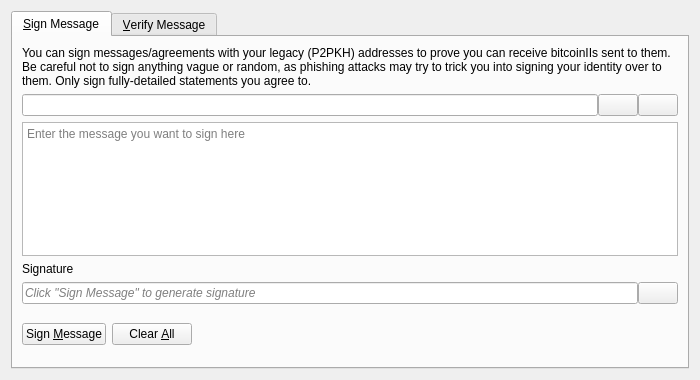
<?xml version="1.0" encoding="UTF-8"?>
<ui version="4.0">
 <class>SignVerifyMessageDialog</class>
 <widget class="QDialog" name="SignVerifyMessageDialog">
  <property name="geometry">
   <rect>
    <x>0</x>
    <y>0</y>
    <width>700</width>
    <height>380</height>
   </rect>
  </property>
  <property name="windowTitle">
   <string>Signatures - Sign / Verify a Message</string>
  </property>
  <property name="modal">
   <bool>true</bool>
  </property>
  <layout class="QVBoxLayout" name="verticalLayout">
   <item>
    <widget class="QTabWidget" name="tabWidget">
     <property name="currentIndex">
      <number>0</number>
     </property>
     <widget class="QWidget" name="tabSignMessage">
      <attribute name="title">
       <string>&amp;Sign Message</string>
      </attribute>
      <layout class="QVBoxLayout" name="verticalLayout_SM">
       <item>
        <widget class="QLabel" name="infoLabel_SM">
         <property name="text">
          <string>You can sign messages/agreements with your legacy (P2PKH) addresses to prove you can receive bitcoinIIs sent to them. Be careful not to sign anything vague or random, as phishing attacks may try to trick you into signing your identity over to them. Only sign fully-detailed statements you agree to.</string>
         </property>
         <property name="textFormat">
          <enum>Qt::PlainText</enum>
         </property>
         <property name="wordWrap">
          <bool>true</bool>
         </property>
        </widget>
       </item>
       <item>
        <layout class="QHBoxLayout" name="horizontalLayout_1_SM">
         <property name="spacing">
          <number>0</number>
         </property>
         <item>
          <widget class="QValidatedLineEdit" name="addressIn_SM">
           <property name="toolTip">
            <string>The BitcoinII address to sign the message with</string>
           </property>
          </widget>
         </item>
         <item>
          <widget class="QPushButton" name="addressBookButton_SM">
           <property name="toolTip">
            <string>Choose previously used address</string>
           </property>
           <property name="text">
            <string/>
           </property>
           <property name="icon">
            <iconset resource="../bitcoinII.qrc">
             <normaloff>:/icons/address-book</normaloff>:/icons/address-book</iconset>
           </property>
           <property name="shortcut">
            <string>Alt+A</string>
           </property>
           <property name="autoDefault">
            <bool>false</bool>
           </property>
          </widget>
         </item>
         <item>
          <widget class="QPushButton" name="pasteButton_SM">
           <property name="toolTip">
            <string>Paste address from clipboard</string>
           </property>
           <property name="text">
            <string/>
           </property>
           <property name="icon">
            <iconset resource="../bitcoinII.qrc">
             <normaloff>:/icons/editpaste</normaloff>:/icons/editpaste</iconset>
           </property>
           <property name="shortcut">
            <string>Alt+P</string>
           </property>
           <property name="autoDefault">
            <bool>false</bool>
           </property>
          </widget>
         </item>
        </layout>
       </item>
       <item>
        <widget class="QPlainTextEdit" name="messageIn_SM">
         <property name="toolTip">
          <string>Enter the message you want to sign here</string>
         </property>
         <property name="placeholderText">
          <string>Enter the message you want to sign here</string>
         </property>
        </widget>
       </item>
       <item>
        <widget class="QLabel" name="signatureLabel_SM">
         <property name="text">
          <string>Signature</string>
         </property>
         <property name="textFormat">
          <enum>Qt::PlainText</enum>
         </property>
        </widget>
       </item>
       <item>
        <layout class="QHBoxLayout" name="horizontalLayout_2_SM">
         <property name="spacing">
          <number>0</number>
         </property>
         <item>
          <widget class="QLineEdit" name="signatureOut_SM">
           <property name="placeholderText">
            <string>Click "Sign Message" to generate signature</string>
           </property>
           <property name="font">
            <font>
             <italic>true</italic>
            </font>
           </property>
           <property name="readOnly">
            <bool>true</bool>
           </property>
          </widget>
         </item>
         <item>
          <widget class="QPushButton" name="copySignatureButton_SM">
           <property name="toolTip">
            <string>Copy the current signature to the system clipboard</string>
           </property>
           <property name="text">
            <string/>
           </property>
           <property name="icon">
            <iconset resource="../bitcoinII.qrc">
             <normaloff>:/icons/editcopy</normaloff>:/icons/editcopy</iconset>
           </property>
           <property name="autoDefault">
            <bool>false</bool>
           </property>
          </widget>
         </item>
        </layout>
       </item>
       <item>
        <layout class="QHBoxLayout" name="horizontalLayout_3_SM">
         <item>
          <widget class="QPushButton" name="signMessageButton_SM">
           <property name="toolTip">
            <string>Sign the message to prove you own this BitcoinII address</string>
           </property>
           <property name="text">
            <string>Sign &amp;Message</string>
           </property>
           <property name="icon">
            <iconset resource="../bitcoinII.qrc">
             <normaloff>:/icons/edit</normaloff>:/icons/edit</iconset>
           </property>
           <property name="autoDefault">
            <bool>false</bool>
           </property>
          </widget>
         </item>
         <item>
          <widget class="QPushButton" name="clearButton_SM">
           <property name="toolTip">
            <string>Reset all sign message fields</string>
           </property>
           <property name="text">
            <string>Clear &amp;All</string>
           </property>
           <property name="icon">
            <iconset resource="../bitcoinII.qrc">
             <normaloff>:/icons/remove</normaloff>:/icons/remove</iconset>
           </property>
           <property name="autoDefault">
            <bool>false</bool>
           </property>
          </widget>
         </item>
         <item>
          <spacer name="horizontalSpacer_1_SM">
           <property name="orientation">
            <enum>Qt::Horizontal</enum>
           </property>
           <property name="sizeHint" stdset="0">
            <size>
             <width>40</width>
             <height>48</height>
            </size>
           </property>
          </spacer>
         </item>
         <item>
          <widget class="QLabel" name="statusLabel_SM">
           <property name="font">
            <font>
             <weight>75</weight>
             <bold>true</bold>
            </font>
           </property>
           <property name="text">
            <string/>
           </property>
           <property name="wordWrap">
            <bool>true</bool>
           </property>
          </widget>
         </item>
         <item>
          <spacer name="horizontalSpacer_2_SM">
           <property name="orientation">
            <enum>Qt::Horizontal</enum>
           </property>
           <property name="sizeHint" stdset="0">
            <size>
             <width>40</width>
             <height>48</height>
            </size>
           </property>
          </spacer>
         </item>
        </layout>
       </item>
      </layout>
     </widget>
     <widget class="QWidget" name="tabVerifyMessage">
      <attribute name="title">
       <string>&amp;Verify Message</string>
      </attribute>
      <layout class="QVBoxLayout" name="verticalLayout_VM">
       <item>
        <widget class="QLabel" name="infoLabel_VM">
         <property name="text">
          <string>Enter the receiver's address, message (ensure you copy line breaks, spaces, tabs, etc. exactly) and signature below to verify the message. Be careful not to read more into the signature than what is in the signed message itself, to avoid being tricked by a man-in-the-middle attack. Note that this only proves the signing party receives with the address, it cannot prove sendership of any transaction!</string>
         </property>
         <property name="textFormat">
          <enum>Qt::PlainText</enum>
         </property>
         <property name="alignment">
          <set>Qt::AlignLeading|Qt::AlignLeft|Qt::AlignTop</set>
         </property>
         <property name="wordWrap">
          <bool>true</bool>
         </property>
        </widget>
       </item>
       <item>
        <layout class="QHBoxLayout" name="horizontalLayout_1_VM">
         <property name="spacing">
          <number>0</number>
         </property>
         <item>
          <widget class="QValidatedLineEdit" name="addressIn_VM">
           <property name="toolTip">
            <string>The BitcoinII address the message was signed with</string>
           </property>
          </widget>
         </item>
         <item>
          <widget class="QPushButton" name="addressBookButton_VM">
           <property name="toolTip">
            <string>Choose previously used address</string>
           </property>
           <property name="text">
            <string/>
           </property>
           <property name="icon">
            <iconset resource="../bitcoinII.qrc">
             <normaloff>:/icons/address-book</normaloff>:/icons/address-book</iconset>
           </property>
           <property name="shortcut">
            <string>Alt+A</string>
           </property>
           <property name="autoDefault">
            <bool>false</bool>
           </property>
          </widget>
         </item>
        </layout>
       </item>
       <item>
        <widget class="QPlainTextEdit" name="messageIn_VM">
          <property name="toolTip">
            <string>The signed message to verify</string>
          </property>
          <property name="placeholderText">
            <string>The signed message to verify</string>
          </property>
        </widget>
       </item>
       <item>
        <widget class="QValidatedLineEdit" name="signatureIn_VM">
          <property name="toolTip">
            <string>The signature given when the message was signed</string>
          </property>
          <property name="placeholderText">
            <string>The signature given when the message was signed</string>
          </property>
        </widget>
       </item>
       <item>
        <layout class="QHBoxLayout" name="horizontalLayout_2_VM">
         <item>
          <widget class="QPushButton" name="verifyMessageButton_VM">
           <property name="toolTip">
            <string>Verify the message to ensure it was signed with the specified BitcoinII address</string>
           </property>
           <property name="text">
            <string>Verify &amp;Message</string>
           </property>
           <property name="icon">
            <iconset resource="../bitcoinII.qrc">
             <normaloff>:/icons/transaction_0</normaloff>:/icons/transaction_0</iconset>
           </property>
           <property name="autoDefault">
            <bool>false</bool>
           </property>
          </widget>
         </item>
         <item>
          <widget class="QPushButton" name="clearButton_VM">
           <property name="toolTip">
            <string>Reset all verify message fields</string>
           </property>
           <property name="text">
            <string>Clear &amp;All</string>
           </property>
           <property name="icon">
            <iconset resource="../bitcoinII.qrc">
             <normaloff>:/icons/remove</normaloff>:/icons/remove</iconset>
           </property>
           <property name="autoDefault">
            <bool>false</bool>
           </property>
          </widget>
         </item>
         <item>
          <spacer name="horizontalSpacer_1_VM">
           <property name="orientation">
            <enum>Qt::Horizontal</enum>
           </property>
           <property name="sizeHint" stdset="0">
            <size>
             <width>40</width>
             <height>48</height>
            </size>
           </property>
          </spacer>
         </item>
         <item>
          <widget class="QLabel" name="statusLabel_VM">
           <property name="font">
            <font>
             <weight>75</weight>
             <bold>true</bold>
            </font>
           </property>
           <property name="text">
            <string/>
           </property>
           <property name="wordWrap">
            <bool>true</bool>
           </property>
          </widget>
         </item>
         <item>
          <spacer name="horizontalSpacer_2_VM">
           <property name="orientation">
            <enum>Qt::Horizontal</enum>
           </property>
           <property name="sizeHint" stdset="0">
            <size>
             <width>40</width>
             <height>48</height>
            </size>
           </property>
          </spacer>
         </item>
        </layout>
       </item>
      </layout>
     </widget>
    </widget>
   </item>
  </layout>
 </widget>
 <customwidgets>
  <customwidget>
   <class>QValidatedLineEdit</class>
   <extends>QLineEdit</extends>
   <header>qt/qvalidatedlineedit.h</header>
  </customwidget>
 </customwidgets>
 <resources>
  <include location="../bitcoinII.qrc"/>
 </resources>
 <connections/>
</ui>
